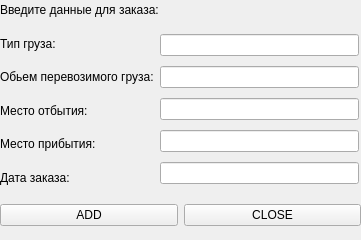
<?xml version="1.0" encoding="UTF-8"?>
<ui version="4.0">
 <class>add_order</class>
 <widget class="QWidget" name="add_order">
  <property name="geometry">
   <rect>
    <x>0</x>
    <y>0</y>
    <width>361</width>
    <height>240</height>
   </rect>
  </property>
  <property name="windowTitle">
   <string>Form</string>
  </property>
  <widget class="QLabel" name="label">
   <property name="geometry">
    <rect>
     <x>0</x>
     <y>0</y>
     <width>201</width>
     <height>20</height>
    </rect>
   </property>
   <property name="text">
    <string>Введите данные для заказа:</string>
   </property>
  </widget>
  <widget class="QWidget" name="layoutWidget">
   <property name="geometry">
    <rect>
     <x>0</x>
     <y>30</y>
     <width>359</width>
     <height>161</height>
    </rect>
   </property>
   <layout class="QHBoxLayout" name="horizontalLayout">
    <item>
     <layout class="QVBoxLayout" name="verticalLayout">
      <item>
       <widget class="QLabel" name="label_2">
        <property name="text">
         <string>Тип груза:</string>
        </property>
       </widget>
      </item>
      <item>
       <widget class="QLabel" name="label_3">
        <property name="text">
         <string>Обьем перевозимого груза:</string>
        </property>
       </widget>
      </item>
      <item>
       <widget class="QLabel" name="label_4">
        <property name="text">
         <string>Место отбытия:</string>
        </property>
       </widget>
      </item>
      <item>
       <widget class="QLabel" name="label_5">
        <property name="text">
         <string>Место прибытия:</string>
        </property>
       </widget>
      </item>
      <item>
       <widget class="QLabel" name="label_6">
        <property name="text">
         <string>Дата заказа:</string>
        </property>
       </widget>
      </item>
     </layout>
    </item>
    <item>
     <layout class="QVBoxLayout" name="verticalLayout_2">
      <item>
       <widget class="QLineEdit" name="cargo_type"/>
      </item>
      <item>
       <widget class="QLineEdit" name="volume"/>
      </item>
      <item>
       <widget class="QLineEdit" name="start"/>
      </item>
      <item>
       <widget class="QLineEdit" name="finish"/>
      </item>
      <item>
       <widget class="QLineEdit" name="date_line"/>
      </item>
     </layout>
    </item>
   </layout>
  </widget>
  <widget class="QWidget" name="layoutWidget">
   <property name="geometry">
    <rect>
     <x>0</x>
     <y>200</y>
     <width>361</width>
     <height>31</height>
    </rect>
   </property>
   <layout class="QHBoxLayout" name="horizontalLayout_2">
    <item>
     <widget class="QPushButton" name="add">
      <property name="text">
       <string>ADD</string>
      </property>
     </widget>
    </item>
    <item>
     <widget class="QPushButton" name="close">
      <property name="text">
       <string>CLOSE</string>
      </property>
     </widget>
    </item>
   </layout>
  </widget>
 </widget>
 <resources/>
 <connections/>
</ui>
